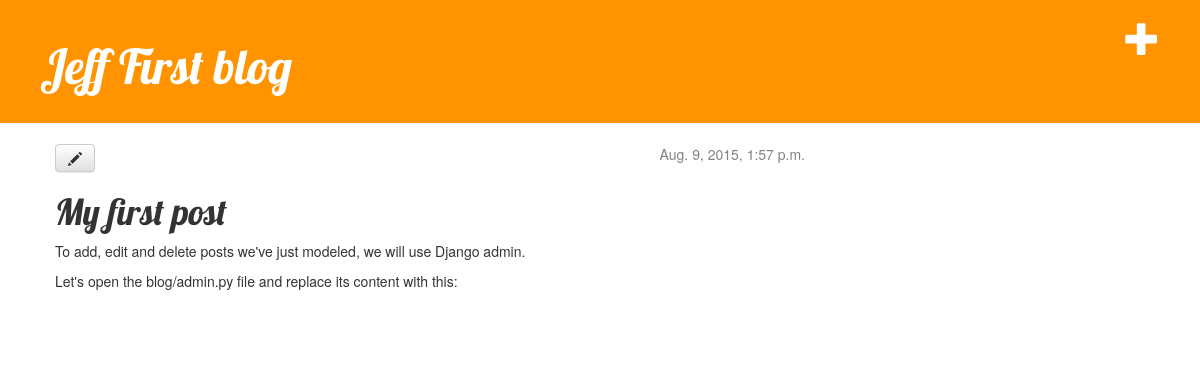
The app's page /post/1/ (signed in) with its own data.
### blog/models.py (models this page shows, shortened)
class Post(models.Model):
    author = models.ForeignKey('auth.User')
    title = models.CharField(max_length=200)
    text = models.TextField()
    create_date = models.DateTimeField(default=timezone.now)
    published_date =models.DateTimeField(blank=True, null=True)

### blog/views.py (the view)
# urls.py: url(r'^post/(?P<pk>[0-9]+)/$', views.post_detail, name='post_detail'),
def post_detail(request, pk):
    post = get_object_or_404(Post, pk=pk)
    return render(request, 'blog/post_detail.html', {'post': post})

### blog/templates/blog/post_detail.html
{% extends "blog/base.html" %}
{% block content %}
    <div class="post">
        {% if post.published_date %}
            <div class="date">
                {{ post.published_date }}
            </div>
        {% endif %}
        {% if user.is_authenticated %}
            <a class="btn btn-default" href="{% url "post_edit" pk=post.pk %}"><span class="glyphicon glyphicon-pencil"></span></a>
        {%endif%}
        <h1>{{ post.title }}</h1>
        <p>{{ post.text|linebreaks }}</p>
    </div>
{% endblock %}

### blog/static/css/blog.css (style rules this page uses)
h1, h2, h3, h4 { font-family: 'Lobster', cursive; }
.date { float: right; color: #828282; }
.post { margin-bottom: 70px; }

### records on screen
Post: published_date "Aug. 9, 2015, 1:57 p.m.", title "My first post", text "To add, edit and delete posts we've just modeled, we will use Django admin. Let's open the blog/admin.py file and replace its content with this:"
